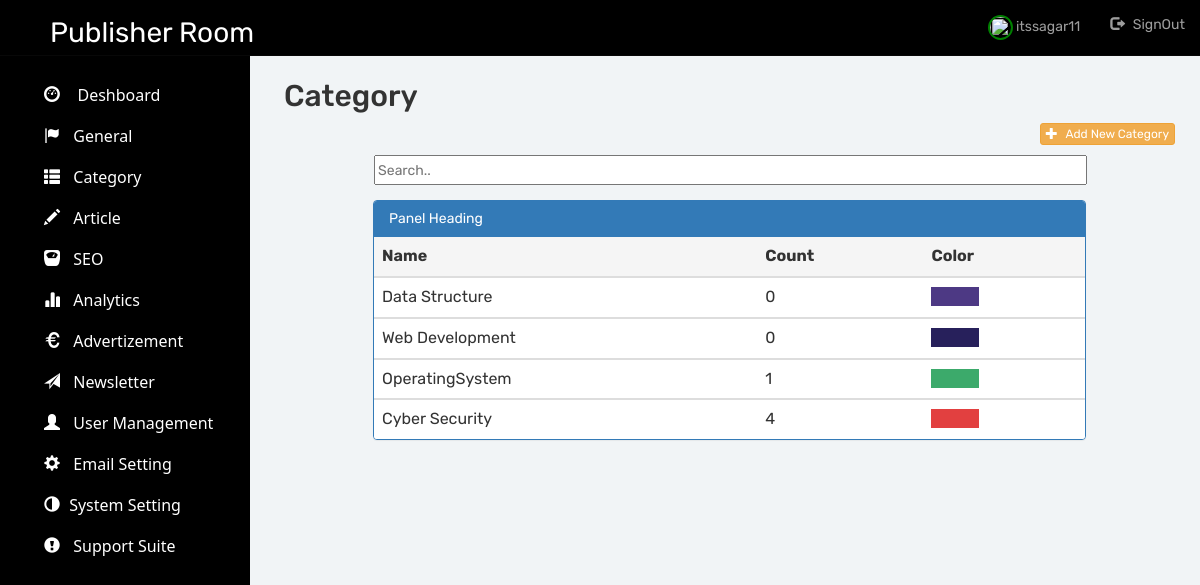
Page /admin/Category/category.php (signed in) on the committed database.
### tables this page shows
CREATE TABLE `category` (
  `name` varchar(255) NOT NULL,
  `slug` varchar(255) NOT NULL DEFAULT current_timestamp(),
  `description` varchar(255) DEFAULT NULL,
  `color` varchar(255) NOT NULL DEFAULT '#000000',
  `id` int(255) NOT NULL
);

### admin/Category/category.php (the view, shortened to what this page needs)
<?php
require('../includes/header.php');
require('../includes/config.php');
?>
 <?php
if($user['Category']==1){
  ?>
<main>
	<div class="container-fluid">
		<h2>Category</h2>
		<?php if($user['Newcategory']==1){ ?>
		<button style="float:right;"type="button" class="btn btn-xs btn-warning" id="add"><span class="glyphicon glyphicon-plus"></span> Add New Category</button>
		<?php } ?><br><br>
		<div class="category-flex">
			<div class="category-flex-item" id="viewCategory">
				<input id="myInput" type="text" placeholder="Search.." class=""><br>
 				<div class="panel panel-primary">
  					<div class="panel-heading">Panel Heading</div>
				<table class="table table-responsive table-hover">
				 <thead>
					<tr class="active">
						<th>Name</th>
						<th>Count</th>
						<th>Color</th>
					</tr>
				</thead>
					<?php
					$query1= "SELECT * FROM category Order by id DESC";
					$result= mysqli_query($conn,$query1);
					if(mysqli_num_rows($result)>0) {
						while ($row=mysqli_fetch_assoc($result)) {
					?>
				 <tbody id="myTable">
					<tr>
						<td><?php echo $row["name"];?> </td>
						<td><?php $n=$row["name"];$query="SELECT count(*) as total from article where category='$n'";
								$re= mysqli_query($conn,$query);
								 $re=mysqli_fetch_ASSOC($re);
								 echo $re['total']; ?> </td>
						<td><span style="width:20px;height:10px; color:<?php echo $row["color"];?>;background-color:<?php echo $row["color"];?>;">&nbsp&nbsp&nbsp&nbsp&nbsp&nbsp&nbsp&nbsp&nbsp&nbsp&nbsp&nbsp</span> </td>
					   <?php }}?>
					</tr>
 				</tbody>
				</table>
			</div>
		</div>
	</div>
</main>
<?php } ?>
</body>
</html>

### admin/Category/category.php (style rules this page uses)
.category-flex { display: flex; justify-content: space-around; width: 100%; }
.category-flex-item { width:80%; }
input[type="text"],input[type="password"] { margin:2px 1px 15px 1px; width:100%; height:30px; padding:2px 2px; }
td { background-color: #ffffff; }

### rows in the picture
category: name "Data Structure", total "0"
category: name "Web Development", total "0"
category: name "OperatingSystem", total "1"
category: name "Cyber Security", total "4"

### other values in the picture
$user['Username'] "itssagar11"
